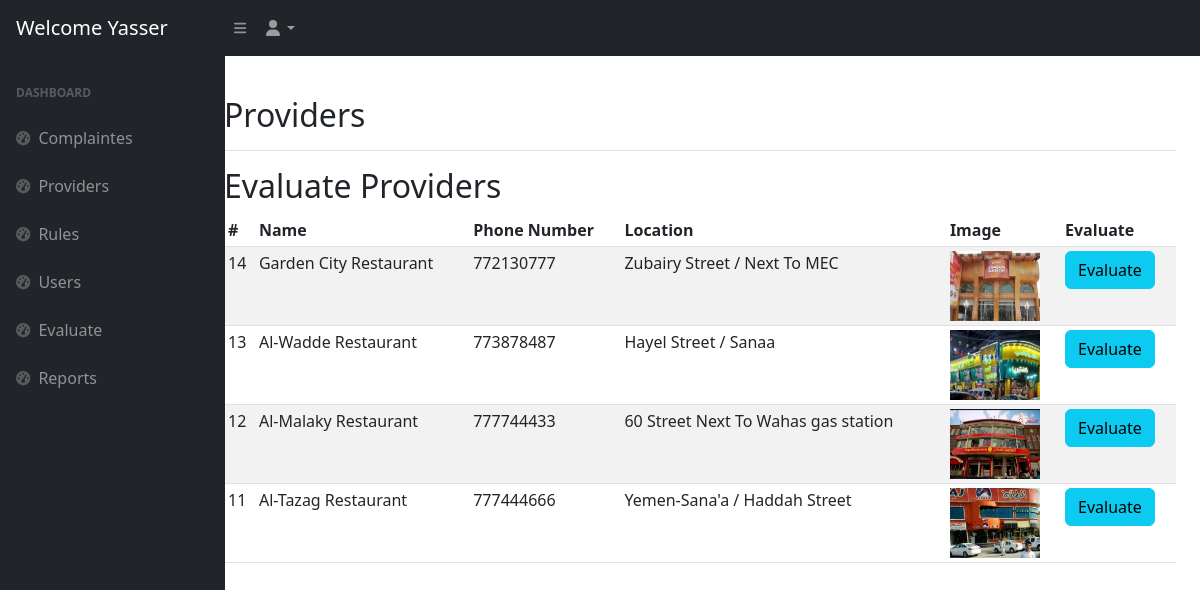
Page /admin/evaluate.php (signed in) on the committed database.
### tables this page shows
CREATE TABLE `providers` (
  `provider_id` int(11) NOT NULL,
  `provider_name` varchar(50) NOT NULL,
  `provider_phone` int(50) NOT NULL,
  `provider_location` varchar(50) NOT NULL,
  `provider_image` varchar(255) NOT NULL
);

### admin/evaluate.php (the view, shortened to what this page needs)
<?php
require_once('app_nav.php');
require_once('nav.php');
?>
<main class="col-md-9 ms-sm-auto col-lg-10 px-md-4" style="margin-top: 80px;">
    <div class="d-flex justify-content-between flex-wrap flex-md-nowrap align-items-center pt-3 pb-2 mb-3 border-bottom">
        <h1 class="h2">Providers</h1>
    </div>
    <h2>Evaluate Providers</h2>
    <div class="table-responsive">
        <table class="table table-striped table-sm">
            <thead>
                <tr>
                    <th scope="col">#</th>
                    <th scope="col">Name</th>
                    <th scope="col">Phone Number</th>
                    <th scope="col">Location</th>
                    <th scope="col">Image</th>
                    <th scope="col">Evaluate</th>
                </tr>
            </thead>
            <tbody>
                <?php
                require_once('../config.php');
                $sql = "select * from providers order by provider_id desc";
                $result = mysqli_query($conn, $sql);
                while ($row = mysqli_fetch_assoc($result)) {
                    $id = $row['provider_id'];
                    $name = $row['provider_name'];
                    $phone = $row['provider_phone'];
                    $location = $row['provider_location'];
                    $image = $row['provider_image'];
                    echo "
                    <tr>
                    <td>$id</td>
                    <td>$name</td>
                    <td>$phone</td>
                    <td>$location</td>
                    <td><img src='../uploads/$image' alt='Profile' height='70px' width='90px'></td>
                    <td><a href='./evaluate_provider.php?val=$id&val2=$name' class='btn btn-info'>Evaluate</a></td>
                    </tr>
                    ";
                }
                ?>
            </tbody>
        </table>
    </div>
</main>
<?php
require_once('footer.php');
?>

### rows in the picture
providers: provider_id "14", provider_name "Garden City Restaurant", provider_phone "772130777", provider_location "Zubairy Street / Next To MEC", provider_image (picture)
providers: provider_id "13", provider_name "Al-Wadde Restaurant", provider_phone "773878487", provider_location "Hayel Street / Sanaa", provider_image (picture)
providers: provider_id "12", provider_name "Al-Malaky Restaurant", provider_phone "777744433", provider_location "60 Street Next To Wahas gas station", provider_image (picture)
providers: provider_id "11", provider_name "Al-Tazag Restaurant", provider_phone "777444666", provider_location "Yemen-Sana'a / Haddah Street", provider_image (picture)

### other values in the picture
$name "Yasser"
